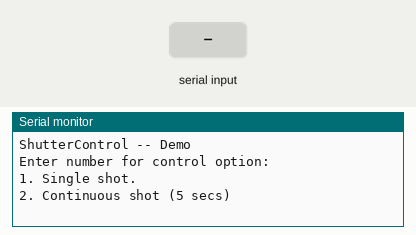
Simulated run of this sketch. Board: Arduino Uno, built with avr-gcc and run on an emulated ATmega328P. Parts: the last lines printed to the serial monitor. Inputs (shaded band) come from the test bench.

Above: at 1.2 s.
1.3 s: "1" received over Serial
At 3.2 s:
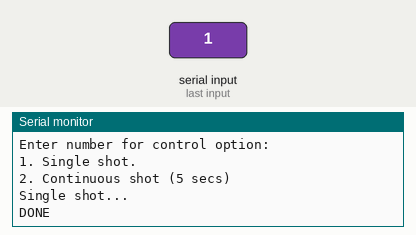
3.8 s: "2" received over Serial
At 4.3 s:
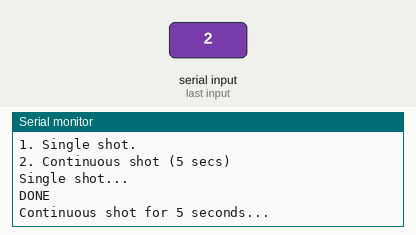

Measured:
- after the input at 1.3 s, the serial monitor: prints a new line at once (image 1)
- after the input at 3.8 s, the serial monitor: prints a new line at once (image 2)

The sketch:

ShutterControl.ino
```cpp
/**
 * Shutter control program originally tested on Canon EOS, but will work
 * on any camera with a mini-B USB connection. Requires a mini-B USB
 * module (https://www.adafruit.com/product/1764) and a 2N2222 transistor.
 *
 * NOTE: The continuous shot option requires the camera to be set on
 * continuous shot.
 */

#define base 3
char user_input;

void setup() {
  pinMode(base, INPUT);

  Serial.begin(9600);
  while(!Serial);
  Serial.println(F("ShutterControl -- Demo"));
  Serial.println();

  Serial.println("Enter number for control option:");
  Serial.println("1. Single shot.");
  Serial.println("2. Continuous shot (5 secs)");
  Serial.println();
}

void loop() {
  while(Serial.available()){
      user_input = Serial.read();

      switch (user_input) {
        /**
         * The delay for a single shot is set to 1000 milliseconds (1 second)
         * and it is essentially just how long you "hold down" the trigger.
         * Can be adjusted to your liking, but 1 second just seems like a safe
         * number.
         */
        case '1':
          Serial.println("Single shot...");
          digitalWrite(base, HIGH);
          delay(1000);
          pinMode(base, LOW);
          break;
        case '2':
          Serial.println("Continuous shot for 5 seconds...");
          digitalWrite(base, HIGH);
          delay(5000);
          pinMode(base, LOW);
          break;
        default:
          Serial.println("Invalid option entered");
          break;
      }

      Serial.println("DONE");
      Serial.println();

  }
}
```
